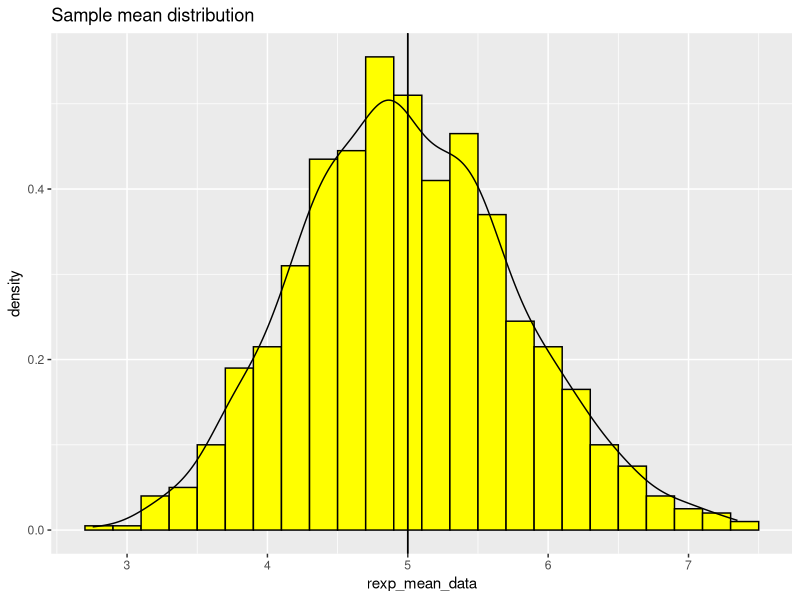
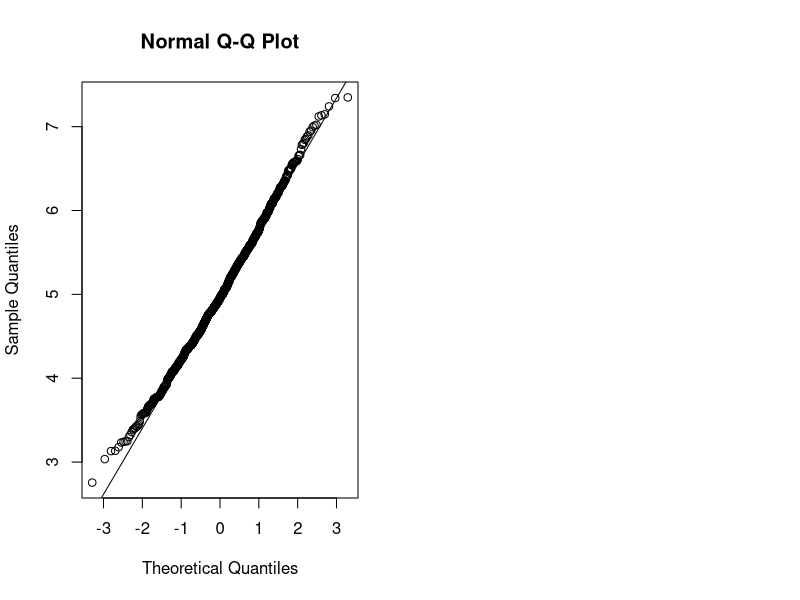
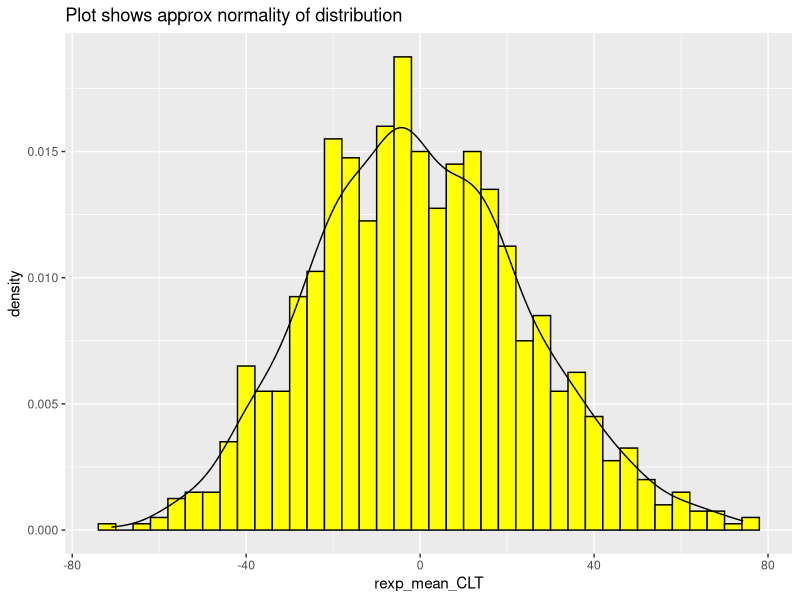
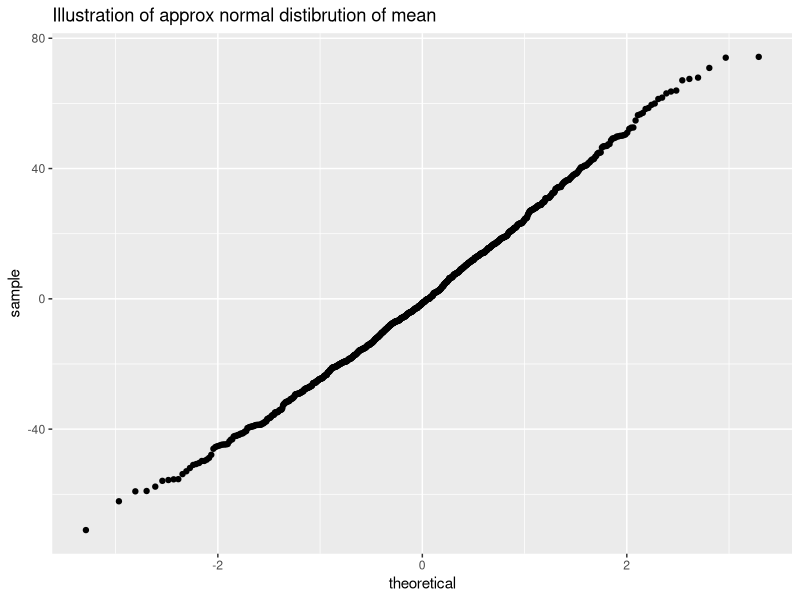

These charts were generated, in order, by the following R code:
## ---- chunk 1
knitr::opts_chunk$set(echo=TRUE,cache=TRUE,warning=FALSE)
set.seed(1040)

## ---- chunk 2
library(ggplot2)
## ---- chunk 3

par(mfrow=c(1,2))
n1 <- 40
n2 <- 1000
lambda <- 0.2

 
rexp_mean_data <- apply(matrix(rexp(n1*n2,lambda),n2),1,mean)
rexp_mean <- mean(rexp_mean_data)

paste('Sample mean is: ',round(rexp_mean,3),' Theoretical mean is:',1/lambda)

g1 <- ggplot(data.frame(rexp_mean_data),aes(rexp_mean_data)) + 
      geom_histogram(aes(rexp_mean_data,..density..),binwidth=.2,fill='yellow',color='black') + 
      labs(title='Sample mean distribution') + geom_density()
g1 <- g1 + geom_vline(aes(xintercept=rexp_mean))
g1 <- g1 + geom_vline(aes(xintercept=(1/lambda)))
g1

## QQ-plot to show normality of distribution

qqnorm(rexp_mean_data)
qqline(rexp_mean_data)




## ---- chunk 4

rexp_var <- var(rexp_mean_data)
paste('Sample Variance is: ',round(rexp_var,3),' Theoretical variance is:',(1/lambda^2)/n1)


## ---- chunk 5
rexp_mean_CLT <- (rexp_mean_data-5)*sqrt(n1)/lambda

g2 <- ggplot(data.frame(rexp_mean_CLT),aes(rexp_mean_CLT)) +          
      geom_histogram(aes(rexp_mean_CLT,..density..),binwidth=4,fill='yellow',color='black') + 
      labs(title='Plot shows approx normality of distribution') + geom_density()
s2 <- ggplot(data.frame(rexp_mean_CLT),aes(sample=rexp_mean_CLT)) + stat_qq() + 
      labs(title='Illustration of approx normal distibrution of mean')
g2
s2

